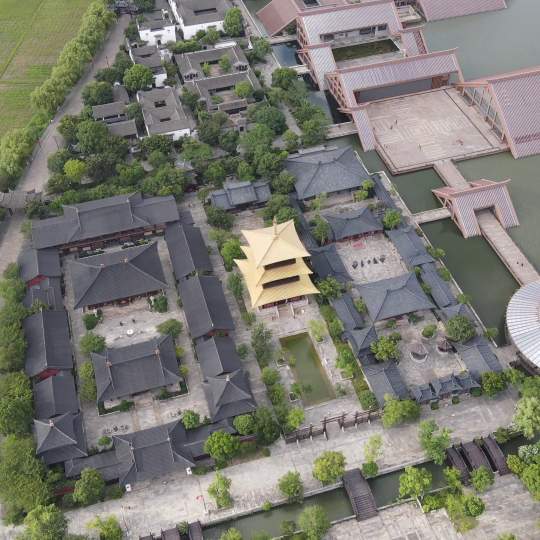
#> input picture MAE/img_dir/0.jpg, 1080 x 1080 px (shown at 1/2 size)
$ python -i Descriptors.py   (imports and definitions only)
#> lines starting #> are read from the running program, lines starting #| are printed output that depends on the picture
#> further down, picture is the input picture: shape (1080, 1080, 3); mean B, G, R 113.6, 122.4, 122.6
#surf descriptor
# Jorge Guevara

import cv2
import numpy as np


#doc at http://docs.opencv.org/master/d5/df7/classcv_1_1xfeatures2d_1_1SURF.html#gsc.tab=0
def describeSURF( image):
    surf = cv2.xfeatures2d.SURF_create()
    # it is better to have this value between 300 and 500
    surf.setHessianThreshold(400)
    kp, des = surf.detectAndCompute(image,None)
    return kp,des

#doc at http://docs.opencv.org/master/d5/d3c/classcv_1_1xfeatures2d_1_1SIFT.html#gsc.tab=0
def describeSIFT(image):
    image = cv2.resize(image, [512, 512])
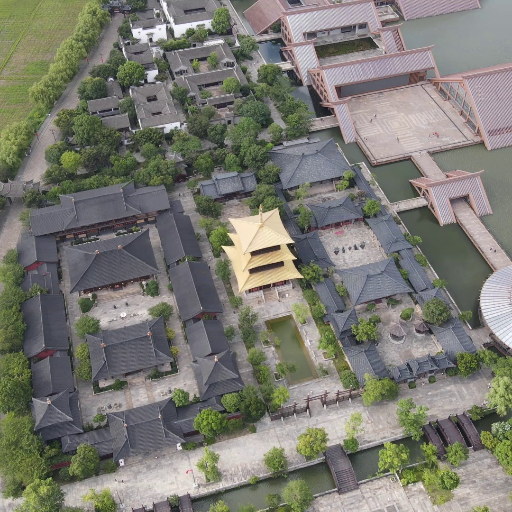
#> image: shape (512, 512, 3); mean of channels 0, 1, 2 113.5, 122.3, 122.5; drawn as B, G, R
    image = cv2.GaussianBlur(image, ksize=(3, 3), sigmaX=0.5)
    sift = cv2.xfeatures2d.SIFT_create(1000)
    kp, des = sift.detectAndCompute(image, None)
#> kp = 1000 keypoints; strongest (x, y, size): (277, 248, 4.6), (254, 253, 4.6), (152, 74, 6.8), (280, 264, 4.7)

    des /= (des.sum(axis=1, keepdims=True) + 1e-7)
    des = np.sqrt(des)
    #draw keypoints
    #import matplotlib.pyplot as plt
    #img2 = cv2.drawKeypoints(img,kp,None,(255,0,0),4)
    #plt.imshow(img2),plt.show()
    return kp, des

def describeORB( image):
    #An efficient alternative to SIFT or SURF
    #doc http://docs.opencv.org/3.0-beta/doc/py_tutorials/py_feature2d/py_orb/py_orb.html
    #ORB is basically a fusion of FAST keypoint detector and BRIEF descriptor
    #with many modifications to enhance the performance
    orb=cv2.ORB_create()
    kp, des=orb.detectAndCompute(image,None)
    return kp,des


>>> import cv2
>>> picture = cv2.imread('../../MAE/img_dir/0.jpg')
>>> result = describeSIFT(picture)

$ run again, on MAE/img_dir/1.jpg
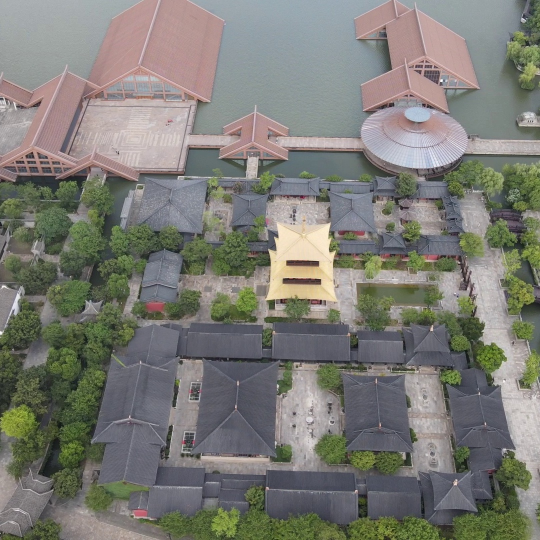
#> input picture MAE/img_dir/1.jpg, 1080 x 1080 px (shown at 1/2 size)
#> picture is the input picture: shape (1080, 1080, 3); mean B, G, R 116.9, 123.5, 123.8
#> in describeSIFT, `image = cv2.resize(image, [512, 512])`:
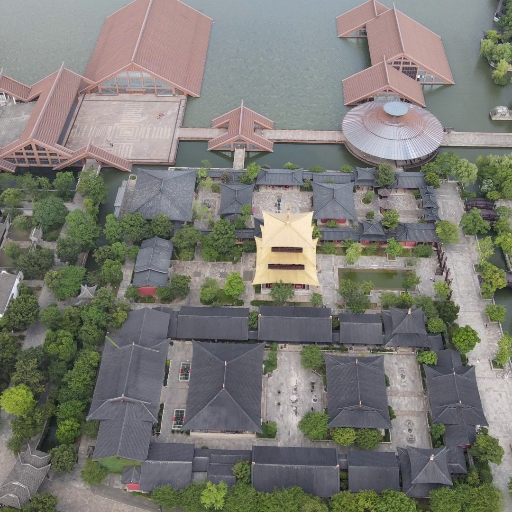
#> image: shape (512, 512, 3); mean of channels 0, 1, 2 116.8, 123.4, 123.7; drawn as B, G, R
#> kp = 1000 keypoints; strongest (x, y, size): (299, 250, 4.5), (274, 249, 4.4), (301, 267, 4.5), (271, 266, 4.4)

$ run again, on MAE/img_dir/2.jpg
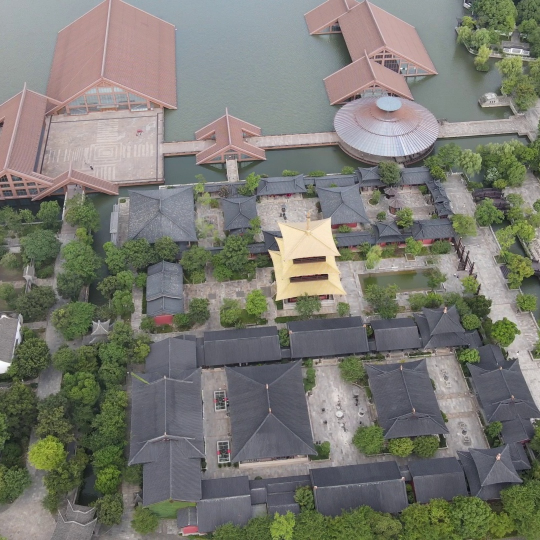
#> input picture MAE/img_dir/2.jpg, 1080 x 1080 px (shown at 1/2 size)
#> picture is the input picture: shape (1080, 1080, 3); mean B, G, R 114.4, 122.2, 122.1
#> in describeSIFT, `image = cv2.resize(image, [512, 512])`:
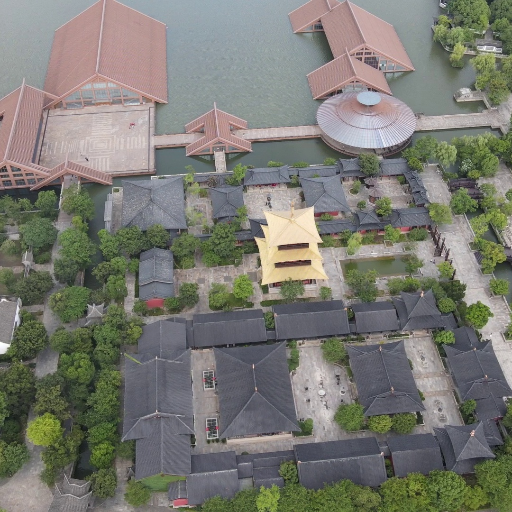
#> image: shape (512, 512, 3); mean of channels 0, 1, 2 114.3, 122.1, 122; drawn as B, G, R
#> kp = 1000 keypoints; strongest (x, y, size): (308, 262, 4.4), (305, 245, 4.5), (281, 247, 4.4), (278, 265, 4.7)

$ run again, on MAE/img_dir/150-0.jpg
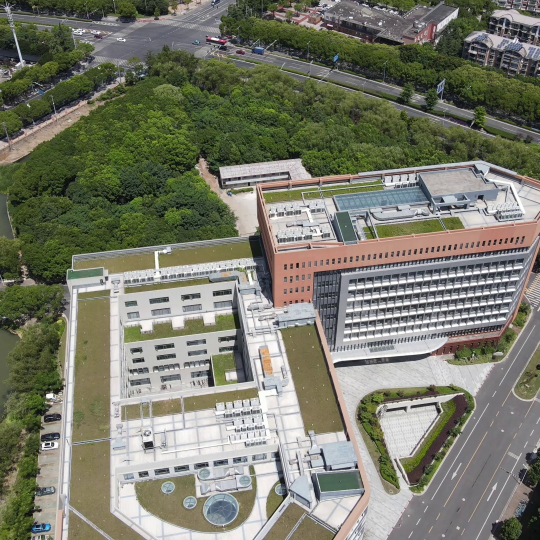
#> input picture MAE/img_dir/150-0.jpg, 1080 x 1080 px (shown at 1/2 size)
#> picture is the input picture: shape (1080, 1080, 3); mean B, G, R 108, 123.3, 122.1
#> in describeSIFT, `image = cv2.resize(image, [512, 512])`:
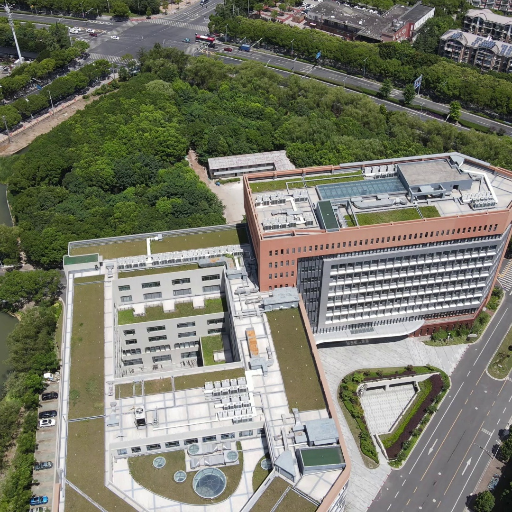
#> image: shape (512, 512, 3); mean of channels 0, 1, 2 107.9, 123.1, 122; drawn as B, G, R
#> kp = 1000 keypoints; strongest (x, y, size): (47, 375, 3.9), (141, 422, 5.9), (320, 346, 4.2), (200, 363, 4.5)
